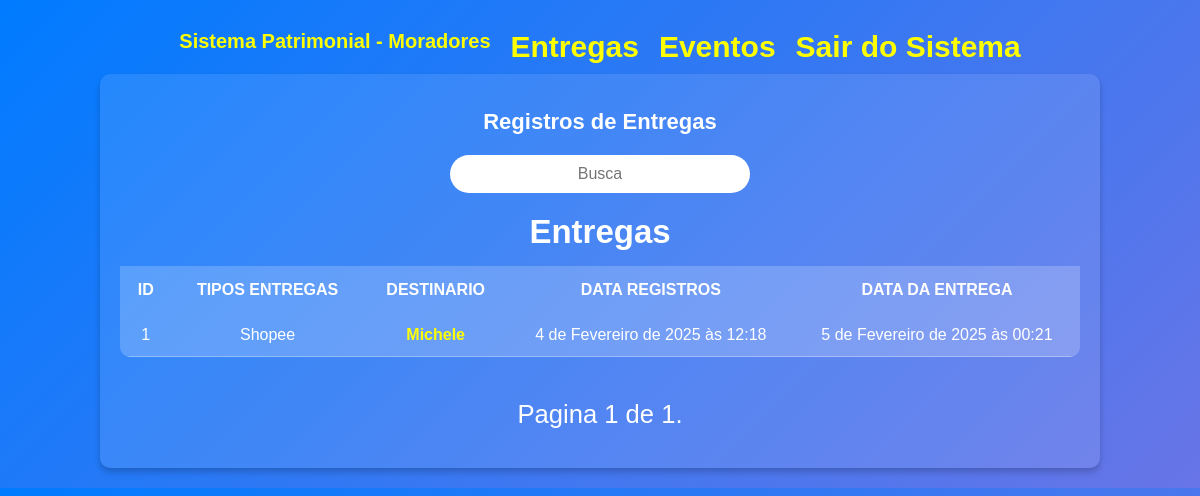
Screenshot of /moradores/entregas/ (signed in) with the database file from the repository.
### contact/models.py (models this page shows, shortened)
class Registros_de_Entrega(models.Model):
    tipos_de_entrega = models.CharField(max_length=254)
    codigo_de_rastreamento = models.CharField(max_length=100, null=False,
                                                blank=True)
    destino = models.CharField(max_length=254)
    apartamento = models.ForeignKey(Apartamento,
                                    on_delete=models.SET_NULL,
                                    blank=True, null=True
                                     )
    data_registro = models.DateTimeField(default=timezone.now)
    obs = models.TextField(blank=True)
    foto_recebendo = models.ImageField(blank=True,
                                       upload_to='pictures/%Y/%m/%d')
    foto_entrega = models.ImageField(blank=True, upload_to='pictures/%Y/%m/%d')
    horario_da_entrega = models.DateTimeField(null=True,blank=True)
    quem_recebeu = models.CharField(max_length=150, blank=True)

### moradores/views.py (the view)
# urls.py: path('entregas/', views.entregas, name='entregas' ),
@morador_required
def entregas(request):
    morador = request.user.moradore
    entregasindex = Registros_de_Entrega.objects.filter(apartamento=morador.apartamento).order_by('-id')
    paginator = Paginator(entregasindex, 10)
    page_number = request.GET.get("page")
    page_obj = paginator.get_page(page_number)
    context = {'page_obj': page_obj}
    return render(request, 'moradores/entregas.html', context)

### moradores/views.py (called while the page is built)
def morador_required(view_func):
    @wraps(view_func)
    @login_required(login_url='moradores:login_views_moradores')  # Exige login
    def _wrapped_view(request, *args, **kwargs):
        if not hasattr(request.user, 'moradore'):  # Se não for morador
            messages.error(request, 'Acesso negado! Somente moradores podem acessar esta área.')
            return redirect('moradores:login_views_moradores')  # Redireciona para a página inicial ou login dos porteiros
        return view_func(request, *args, **kwargs)
    return _wrapped_view

### moradores/templates/moradores/entregas.html (shortened to what this page needs)
<!DOCTYPE html>
<html lang="pt-BR">
    {% include "cabecario/_base.html" %}
<body>
    {% include "cabecario/menu.html" %}
<div class="responsive-table">
    <table class="contacts-table">
        <caption class="table-caption" >
            Registros de Entregas
            <div class="search">
                <form action=" {% url "moradores:entregas_busca" %} "
                method="GET">
                    <input
                    type="text"
                    class="search-input"
                    placeholder="Busca"
                    id="busca_entrega"
                    name="q"
                    value="{{ request.GET.q.strip }}"
                    >
                </form>
            </div>
                <h2>Entregas</h2>
        </caption>
        <thead>
            <tr class="table-row table-row-header">
                <th class="table-header">ID</th>
                <th class="table-header">Tipos Entregas</th>
                <th class="table-header">Destinario</th>
                <th class="table-header">Data Registros</th>
                <th class="table-header">Data da Entrega</th>
            </tr>
        </thead>
        <tbody>
            {% for registro_entrega in page_obj %}
              <tr class="table-row">
                <td class="table-cel">
                    {{ registro_entrega.id }}
                </td>
                <td class="table-cel">
                    {{ registro_entrega.tipos_de_entrega }}
                </td>
                <td class="table-cel">
                    <a href=" {% url "moradores:entregas_id" registro_entrega.id %} "
                    class="table-link">
                        {{ registro_entrega.destino }}
                    </a>
                </td>
                <td class="table-cel">
                    {{ registro_entrega.data_registro }}
                </td>
                <td class="table-cel">
                    {{ registro_entrega.horario_da_entrega }}
                </td>
              </tr>
            {% endfor %}
        </tbody>
    </table>
    {% include "cabecario/_pagination.html" %}
</div>
</body>
</html>

### moradores/templates/cabecario/_base.html (style rules this page uses)
:root { --spacing: 1.5rem; --link-dark-color: rgb(255, 255, 255); --link-light-color: rgb(156, 217, 255); --clr-white: rgb(245, 245, 255); --clr-black: rgb(0, 0, 30); --clr-light-gray: rgb(230, 230, 245); --clr-dark-shadow-5: rgba(0, 0, 10, 5%); --clr-dark-shadow-10: rgba(0, 0, 10, 10%); --clr-dark-shadow-20: rgba(0, 0, 10, 20%); --clr-light-shadow-5: rgba(200, 200, 255, 5%); --clr-light-shadow-10: rgba(200, 200, 255, 10%); --clr-light-shadow-20: rgba(200, 200, 255, 20%); --main-page-width: 120rem; --table-min-width: 60rem; --biggest-font-size: 5rem; --bigger-font-size: 4rem; --big-font-size: 3.2rem; --medium-font-size: 2.4rem; --small-font-size: 1.6rem; --smaller-font-size: 1.4rem; --smallest-font-size: 1.2rem; --transition-fast: 300ms; --transition-medium: 600ms; --transition-slow: 1s; --default-border-radius: 4px; }
* { margin: 0; padding: 0; box-sizing: border-box; font-family: Arial, sans-serif; }
body { background: linear-gradient(135deg, #007bff,rgb(104, 117, 231)); color: #fff; text-align: center; padding: 20px; }
.responsive-table { max-width: 1000px; margin: auto; background: rgba(255, 255, 255, 0.1); padding: 20px; border-radius: 10px; box-shadow: 0px 4px 6px rgba(0, 0, 0, 0.2); overflow-x: auto; }
.contacts-table { width: 100%; border-collapse: collapse; border-radius: 10px; overflow: hidden; min-width: 600px; }
.table-caption { font-size: 22px; font-weight: bold; padding: 15px; }
.table-header { padding: 15px; text-transform: uppercase; font-weight: bold; }
.table-row { background: rgba(255, 255, 255, 0.2); transition: 0.3s; }
.table-cel { padding: 12px; border-bottom: 1px solid rgba(255, 255, 255, 0.3); word-break: break-word; }
.table-link { color: #ff0; text-decoration: none; font-weight: bold; }
.search { margin: 20px 0; text-align: center; }
.search-input { padding: 10px; width: 100%; max-width: 300px; border-radius: 20px; border: none; outline: none; text-align: center; font-size: 16px; }

### rows the page displays
Registros_de_Entrega: id "1", tipos_de_entrega "Shopee", destino "Michele", data_registro "4 de Fevereiro de 2025 às 12:18", horario_da_entrega "5 de Fevereiro de 2025 às 00:21"

### other values shown
{{ page_obj.number }} "1"
{{ page_obj.paginator.num_pages }} "1"
